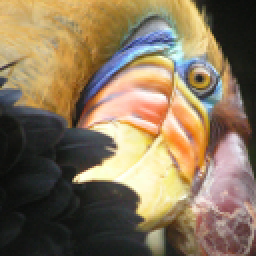
#> input picture ML/C3_W1/bird_small.png, 128 x 128 px, found by its file name (shown 2 times larger)
$ python W1_KMeans_Assignment.py
#> lines starting #> are read from the running program, lines starting #| are printed output that depends on the picture
### ML/C3_W1/utils.py
import numpy as np
import matplotlib.pyplot as plt
from matplotlib.colors import ListedColormap
from mpl_toolkits.mplot3d import Axes3D

def load_data():
    X = np.load("C3_W1/data/ex7_X.npy")
#> (reads ML/C3_W1/data/ex7_X.npy from the repository)
    return X

def draw_line(p1, p2, style="-k", linewidth=1):
    plt.plot([p1[0], p2[0]], [p1[1], p2[1]], style, linewidth=linewidth)

def plot_data_points(X, idx):
    # Define colormap to match Figure 1 in the notebook
    cmap = ListedColormap(["red", "green", "blue"])
    c = cmap(idx)

    # plots data points in X, coloring them so that those with the same
    # index assignments in idx have the same color
    plt.scatter(X[:, 0], X[:, 1], facecolors='none', edgecolors=c, linewidth=0.1, alpha=0.7)

def plot_progress_kMeans(X, centroids, previous_centroids, idx, K, i):
    # Plot the examples
    plot_data_points(X, idx)

    # Plot the centroids as black 'x's
    plt.scatter(centroids[:, 0], centroids[:, 1], marker='x', c='k', linewidths=3)

    # Plot history of the centroids with lines
    for j in range(centroids.shape[0]):
        draw_line(centroids[j, :], previous_centroids[j, :])

    plt.title("Iteration number %d" %i)


def plot_kMeans_RGB(X, centroids, idx, K):
    # Plot the colors and centroids in a 3D space
    fig = plt.figure(figsize=(16, 16))
    ax = fig.add_subplot(221, projection='3d')
    ax.scatter(*X.T*255, zdir='z', depthshade=False, s=.3, c=X)
    ax.scatter(*centroids.T*255, zdir='z', depthshade=False, s=500, c='red', marker='x', lw=3)
    ax.set_xlabel('R value - Redness')
    ax.set_ylabel('G value - Greenness')
    ax.set_zlabel('B value - Blueness')
    ax.yaxis.set_pane_color((0., 0., 0., .2))
    ax.set_title("Original colors and their color clusters' centroids")
    plt.show()


def show_centroid_colors(centroids):
    palette = np.expand_dims(centroids, axis=0)
    num = np.arange(0,len(centroids))
    plt.figure(figsize=(16, 16))
    plt.xticks(num)
    plt.yticks([])
    plt.imshow(palette)
    plt.show()

### ML/C3_W1/public_tests.py
import numpy as np

def compute_centroids_test(target):
    # With 3 centroids
    X = np.array([[-1, -1], [-1.5, -1.5], [-1.5, 1],
                  [-1, 1.5], [2.5, 1.5], [-1.1, -1.7], [-1.6, 1.2]])
    idx = np.array([1, 1, 1, 0, 0, 0, 2])
    K = 3
    centroids = target(X, idx, K)
    expected_centroids = np.array([[0.13333333,  0.43333333],
                                   [-1.33333333, -0.5      ],
                                   [-1.6,        1.2       ]])

    assert type(centroids) == np.ndarray, "Wrong type"
    assert centroids.shape == (K, X.shape[1]), f"Wrong shape. Expected: {centroids.shape} got: {(K, X.shape[1])}"
    assert np.allclose(centroids, expected_centroids), f"Wrong values. Expected: {expected_centroids}, got: {centroids}"

    X = np.array([[2, 2.5], [2.5, 2.5], [-1.5, -1.5],
                  [2, 2], [-1.5, -1], [-1, -1]])
    idx = np.array([0, 0, 1, 0, 1, 1])
    K = 2
    centroids = target(X, idx, K)
    expected_centroids = np.array([[[ 2.16666667,  2.33333333],
                                    [-1.33333333, -1.16666667]]])

    assert type(centroids) == np.ndarray, "Wrong type"
    assert centroids.shape == (K, X.shape[1]), f"Wrong shape. Expected: {(len(X),)} got: {idx.shape}"
    assert np.allclose(centroids, expected_centroids), f"Wrong values. Expected: {expected_centroids}, got: {centroids}"

    print("\033[92mAll tests passed!")

def find_closest_centroids_test(target):
    # With 2 centroids
    X = np.array([[-1, -1], [-1.5, -1.5], [-1.5, -1],
                  [2, 2],[2.5, 2.5],[2, 2.5]])
    initial_centroids = np.array([[-1, -1], [2, 2]])
    idx = target(X, initial_centroids)

    assert type(idx) == np.ndarray, "Wrong type"
    assert idx.shape == (len(X),), f"Wrong shape. Expected: {(len(X),)} got: {idx.shape}"
    assert np.allclose(idx, [0, 0, 0, 1, 1, 1]), "Wrong values"

    # With 3 centroids
    X = np.array([[-1, -1], [-1.5, -1.5], [-1.5, 1],
                  [-1, 1.5], [2.5, 1.5], [2, 2]])
    initial_centroids = np.array([[2.5, 2], [-1, -1], [-1.5, 1.]])
    idx = target(X, initial_centroids)

    assert type(idx) == np.ndarray, "Wrong type"
    assert idx.shape == (len(X),), f"Wrong shape. Expected: {(len(X),)} got: {idx.shape}"
    assert np.allclose(idx, [1, 1, 2, 2, 0, 0]), f"Wrong values. Expected {[2, 2, 0, 0, 1, 1]}, got: {idx}"

    # With 3 centroids
    X = np.array([[-1, -1], [-1.5, -1.5], [-1.5, 1],
                  [-1, 1.5], [2.5, 1.5], [-1.1, -1.7], [-1.6, 1.2]])
    initial_centroids = np.array([[2.5, 2], [-1, -1], [-1.5, 1.]])
    idx = target(X, initial_centroids)

    assert type(idx) == np.ndarray, "Wrong type"
    assert idx.shape == (len(X),), f"Wrong shape. Expected: {(len(X),)} got: {idx.shape}"
    assert np.allclose(idx, [1, 1, 2, 2, 0, 1, 2]), f"Wrong values. Expected {[2, 2, 0, 0, 1, 1]}, got: {idx}"

    print("\033[92mAll tests passed!")

### ML/C3_W1/W1_KMeans_Assignment.py
import numpy as np
import matplotlib.pyplot as plt
from utils import *


############### 1 - Implementing K-means ###################
"""
The K-means algorithm is a method to automatically cluster similar data points together.

Concretely, you are given a training set  {x(1),...,x(𝑚)}
 , and you want to group the data into a few cohesive “clusters”.
K-means is an iterative procedure that
Starts by guessing the initial centroids, and then
Refines this guess by
Repeatedly assigning examples to their closest centroids, and then
Recomputing the centroids based on the assignments.

In pseudocode, the K-means algorithm is as follows:

  # Initialize centroids
  # K is the number of clusters
  centroids = kMeans_init_centroids(X, K)

  for iter in range(iterations):
      # Cluster assignment step:
      # Assign each data point to the closest centroid.
      # idx[i] corresponds to the index of the centroid
      # assigned to example i
      idx = find_closest_centroids(X, centroids)

      # Move centroid step:
      # Compute means based on centroid assignments
      centroids = compute_centroids(X, idx, K)

The inner-loop of the algorithm repeatedly carries out two steps:
1. Assigning each training example  x(i) to its closest centroid, and
2. Recomputing the mean of each centroid using the points assigned to it.

The  K -means algorithm will always converge to some final set of means for the centroids.

However, the converged solution may not always be ideal and depends on the initial setting of the centroids.

    Therefore, in practice the K-means algorithm is usually run a few times with different random initializations.
    One way to choose between these different solutions from different random initializations is to choose the one with the lowest cost function value (distortion).

"""


###### 1.1 Finding closest centroids ######

# UNQ_C1
# GRADED FUNCTION: find_closest_centroids

def find_closest_centroids(X, centroids):
    """
    Computes the centroid memberships for every example

    Args:
        X (ndarray): (m, n) Input values
        centroids (ndarray): (K, n) centroids

    Returns:
        idx (array_like): (m,) closest centroid's index to each data point

    """

    # Set K
    K = centroids.shape[0]

    # You need to return the following variables correctly
    idx = np.zeros(X.shape[0], dtype=int)

    ### START CODE HERE ###

    m = X.shape[0] #no of points
    for i in range(m):
        l2_norm = np.linalg.norm(X[i]-centroids[0])
        ci = 0
        for j in range(K):
            temp = np.linalg.norm(X[i]-centroids[j])
            if temp < l2_norm:
                l2_norm = temp
                ci = j

        idx[i] = ci

     ### END CODE HERE ###

    return idx


# Load an example dataset that we will be using
X = load_data()

print("First five elements of X are:\n", X[:5])
print('The shape of X is:', X.shape)


# Select an initial set of centroids (3 Centroids)
initial_centroids = np.array([[3,3], [6,2], [8,5]])

# Find closest centroids using initial_centroids
idx = find_closest_centroids(X, initial_centroids)

# Print closest centroids for the first three elements
print("First three elements in idx are:", idx[:3])

# UNIT TEST
from public_tests import *

find_closest_centroids_test(find_closest_centroids)


###### 1.2 Computing centroid means ######

# UNQ_C2
# GRADED FUNCTION: compute_centroids

def compute_centroids(X, idx, K):
    """
    Returns the new centroids by computing the means of the
    data points assigned to each centroid.

    Args:
        X (ndarray):   (m, n) Data points
        idx (ndarray): (m,) Array containing index of closest centroid for each
                       example in X. Concretely, idx[i] contains the index of
                       the centroid closest to example i
        K (int):       number of centroids

    Returns:
        centroids (ndarray): (K, n) New centroids computed
    """
#> called with X = array of shape (300, 2), idx = array of shape (300,), K = 3

    # Useful variables
    m, n = X.shape

    # You need to return the following variables correctly
    centroids = np.zeros((K, n))

    ### START CODE HERE ###
    for i in range(K):
        pointsInCentroid_i = X[idx == i]
        centroids[i] = np.sum(pointsInCentroid_i, axis=0)/pointsInCentroid_i.shape[0]

    ### END CODE HERE ##

    return centroids


K = 3
centroids = compute_centroids(X, idx, K)

print("The centroids are:", centroids)

# UNIT TEST
compute_centroids_test(compute_centroids)


############### 2 - K-means on a sample dataset ###################

# You do not need to implement anything for this part

def run_kMeans(X, initial_centroids, max_iters=10, plot_progress=False):
    """
    Runs the K-Means algorithm on data matrix X, where each row of X
    is a single example
    """
#> called with X = array of shape (300, 2), initial_centroids = array of shape (3, 2), max_iters = 10, plot_progress = True

    # Initialize values
    m, n = X.shape
    K = initial_centroids.shape[0]
    centroids = initial_centroids
    previous_centroids = centroids
    idx = np.zeros(m)
    plt.figure(figsize=(8, 6))

    # Run K-Means
    for i in range(max_iters):

        #Output progress
        print("K-Means iteration %d/%d" % (i, max_iters-1))

        # For each example in X, assign it to the closest centroid
        idx = find_closest_centroids(X, centroids)

        # Optionally plot progress
        if plot_progress:
            plot_progress_kMeans(X, centroids, previous_centroids, idx, K, i)
            previous_centroids = centroids

        # Given the memberships, compute new centroids
        centroids = compute_centroids(X, idx, K)
    plt.show()
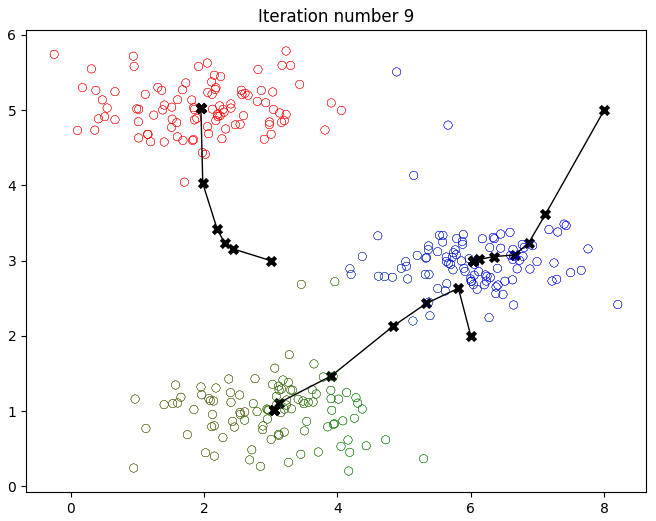
#> figure drawn by matplotlib, 1 panel
    return centroids, idx


# Load an example dataset
X = load_data()

# Set initial centroids
initial_centroids = np.array([[3,3],[6,2],[8,5]])

# Number of iterations
max_iters = 10

# Run K-Means
centroids, idx = run_kMeans(X, initial_centroids, max_iters, plot_progress=True)


################ 3 - Random initialization ###################
"""
The initial assignments of centroids for the example dataset was designed so that you will see the same figure as in Figure 1. In practice, a good strategy for initializing the centroids is to select random examples from the training set.

In this part of the exercise, you should understand how the function kMeans_init_centroids is implemented.

    The code first randomly shuffles the indices of the examples (using np.random.permutation()).
    Then, it selects the first $K$ examples based on the random permutation of the indices.
    This allows the examples to be selected at random without the risk of selecting the same example twice.

"""

def kMeans_init_centroids(X, K):
    """
    This function initializes K centroids that are to be
    used in K-Means on the dataset X

    Args:
        X (ndarray): Data points
        K (int):     number of centroids/clusters

    Returns:
        centroids (ndarray): Initialized centroids
    """

    # Randomly reorder the indices of examples
    randidx = np.random.permutation(X.shape[0])

    # Take the first K examples as centroids
    centroids = X[randidx[:K]]

    return centroids


"""You can run K-Means again but this time with random initial centroids.
Run the cell below several times and observe how different clusters are created based on the initial points chosen. """
# Run this cell repeatedly to see different outcomes.

# Set number of centroids and max number of iterations
K = 3
max_iters = 10

# Set initial centroids by picking random examples from the dataset
initial_centroids = kMeans_init_centroids(X, K)

# Run K-Means
centroids, idx = run_kMeans(X, initial_centroids, max_iters, plot_progress=True)
#> call 2 of run_kMeans, with X = array of shape (300, 2), initial_centroids = array of shape (3, 2), max_iters = 10, plot_progress = True
#> in run_kMeans (call 2), `plt.show()`:
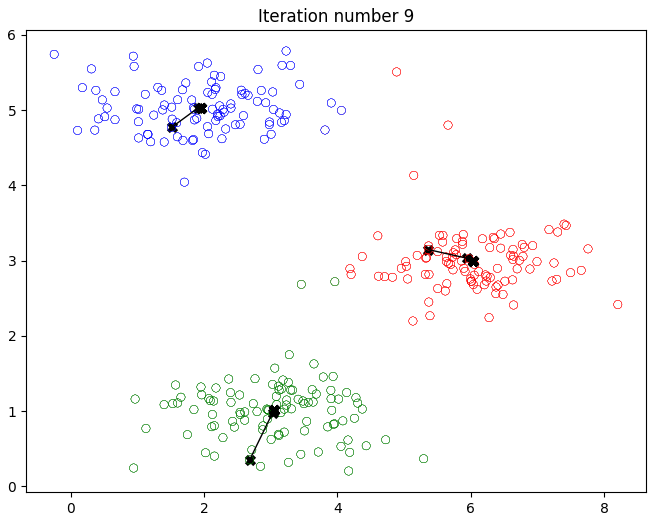
#> figure drawn by matplotlib, 1 panel


################ 4 - Image compression with K-means ###################
"""
In this exercise, you will apply K-means to image compression.

    In a straightforward 24-bit color representation of an image, each pixel is represented as three 8-bit unsigned integers (ranging from 0 to 255) that specify the red, green and blue intensity values. This encoding is often refered to as the RGB encoding.

    Our image contains thousands of colors, and in this part of the exercise, you will reduce the number of colors to 16 colors.

    By making this reduction, it is possible to represent (compress) the photo in an efficient way.

    Specifically, you only need to store the RGB values of the 16 selected colors, and for each pixel in the image you now need to only store the index of the color at that location (where only 4 bits are necessary to represent 16 possibilities).


In this part, you will use the K-means algorithm to select the 16 colors that will be used to represent the compressed image.

    Concretely, you will treat every pixel in the original image as a data example and use the K-means algorithm to find the 16 colors that best group (cluster) the pixels in the 3- dimensional RGB space.
    Once you have computed the cluster centroids on the image, you will then use the 16 colors to replace the pixels in the original image.

"""


###### 4.1 Dataset ######

# Load an image of a bird
original_img = plt.imread('C3_W1/bird_small.png')
#> original_img is the input picture: shape (128, 128, 3) float32; mean R, G, B 0.531, 0.46, 0.358

# Visualizing the image
plt.imshow(original_img)
plt.show()

# Check the dimension of the variable
print("Shape of original_img is:", original_img.shape)
#| Shape of original_img is: (128, 128, 3)

"""
As you can see, this creates a three-dimensional matrix original_img where

    the first two indices identify a pixel position, and
    the third index represents red, green, or blue.

For example, original_img[50, 33, 2] gives the blue intensity of the pixel at row 50 and column 33.
"""


### Processing data ###
"""
To call the run_kMeans, you need to first transform the matrix original_img into a two-dimensional matrix.

The code below reshapes the matrix original_img to create an  𝑚x3 matrix of pixel colors (where  𝑚=16384=128x128)

Note: If you'll try this exercise later on a JPG file, you first need to divide the pixel values by 255 so it will be in the range 0 to 1.
This is not necessary for PNG files (e.g. bird_small.png) because it is already loaded in the required range (as mentioned in the plt.imread() documentation).
We commented a line below for this so you can just uncomment it later in case you want to try a different file.
"""

# Divide by 255 so that all values are in the range 0 - 1 (not needed for PNG files)
# original_img = original_img / 255

# Reshape the image into an m x 3 matrix where m = number of pixels
# (in this case m = 128 x 128 = 16384)
# Each row will contain the Red, Green and Blue pixel values
# This gives us our dataset matrix X_img that we will use K-Means on.

X_img = np.reshape(original_img, (original_img.shape[0] * original_img.shape[1], 3))
print("Shape of X_img is:", X_img.shape)
#| Shape of X_img is: (16384, 3)


###### 4.2 K-Means on image pixels ######
"""Now, run the cell below to run K-Means on the pre-processed image."""

# Run your K-Means algorithm on this data
# You should try different values of K and max_iters here
K = 16
max_iters = 10

# Using the function you have implemented above.
initial_centroids = kMeans_init_centroids(X_img, K)
#> in kMeans_init_centroids (call 2), `centroids = X[randidx[:K]]`: centroids = 16 rows, first 8: [0.204, 0.196, 0.2], [0.882, 0.561, 0.318], [0.878, 0.796, 0.702], [0.929, 0.882, 0.663], [0.455, 0.463, 0.412], [0.949, 0.69, 0.286], [0.839, 0.71, 0.447], [0.753, 0.596, 0.322]
#> initial_centroids has the same summary as centroids in kMeans_init_centroids

# Run K-Means - this can take a couple of minutes depending on K and max_iters
centroids, idx = run_kMeans(X_img, initial_centroids, max_iters)
#> in run_kMeans (call 3), `previous_centroids = centroids`: previous_centroids has the same summary as centroids in kMeans_init_centroids
#> centroids = 16 rows, first 8: [0.261, 0.247, 0.25], [0.838, 0.559, 0.243], [0.788, 0.765, 0.787], [0.979, 0.939, 0.797], [0.458, 0.404, 0.393], [0.915, 0.706, 0.416], [0.777, 0.685, 0.554], [0.637, 0.469, 0.222]; idx = 16384 values, max 15 at index 92, min 0 at index 485, mean 7.73


print("Shape of idx:", idx.shape)
#| Shape of idx: (16384,)
print("Closest centroid for the first five elements:", idx[:5])
#| Closest centroid for the first five elements: [5 5 5 5 5]


"""
The code below will plot all the colors found in the original image.
As mentioned earlier, the color of each pixel is represented by RGB values so the plot should have 3 axes -- R, G, and B.
You'll notice a lot of dots below representing thousands of colors in the original image.
The red markers represent the centroids after running K-means. These will be the 16 colors that you will use to compress the image.
"""
# Plot the colors of the image and mark the centroids
plot_kMeans_RGB(X_img, centroids, idx, K)
#> in plot_kMeans_RGB, `plt.show()`:
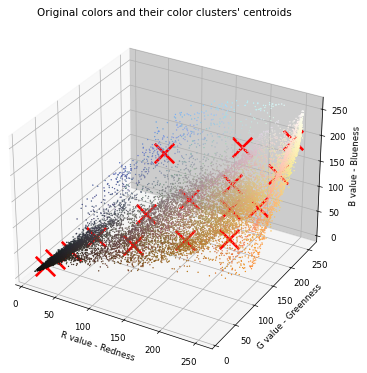
#> figure drawn by matplotlib, 1 panel


# Visualize the 16 colors selected
show_centroid_colors(centroids)
#> in show_centroid_colors, `palette = np.expand_dims(centroids, axis=0)`: palette has the same summary as centroids outside show_centroid_colors
#> in show_centroid_colors, `num = np.arange(0,len(centroids))`: num = [0, 1, 2, 3, 4, 5, 6, 7, 8, 9, 10, 11, 12, 13, 14, 15]
#> in show_centroid_colors, `plt.show()`:
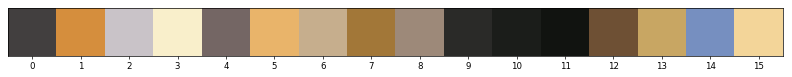
#> figure drawn by matplotlib, 1 panel


###### 4.3 Compress the image ######
"""
After finding the top  K=16 colors to represent the image, you can now assign each pixel position to its closest centroid using the find_closest_centroids function.

This allows you to represent the original image using the centroid assignments of each pixel.

Notice that you have significantly reduced the number of bits that are required to describe the image.

    The original image required 24 bits (i.e. 8 bits x 3 channels in RGB encoding) for each one of the  128x128 pixel locations,
    resulting in total size of  128x128x24=393,216 bits.

    The new representation requires some overhead storage in form of a dictionary of 16 colors, each of which require 24 bits,
    but the image itself then only requires 4 bits per pixel location.

    The final number of bits used is therefore  16x24+128x128x4=65,920 bits, which corresponds to compressing the original image by about a factor of 6.
"""

# Find the closest centroid of each pixel
idx = find_closest_centroids(X_img, centroids)
#> idx = 16384 values, max 15 at index 92, min 0 at index 97, mean 7.73

# Replace each pixel with the color of the closest centroid
X_recovered = centroids[idx, :]

# Reshape image into proper dimensions
X_recovered = np.reshape(X_recovered, original_img.shape)
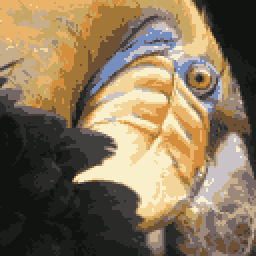
#> X_recovered: shape (128, 128, 3) float64 (shown 2 times larger); mean R, G, B 0.531, 0.459, 0.355


"""
Finally, you can view the effects of the compression by reconstructing the image based only on the centroid assignments.

    Specifically, you replaced each pixel with the value of the centroid assigned to it.

    Figure 3 shows a sample reconstruction. Even though the resulting image retains most of the characteristics
    of the original, you will also see some compression artifacts because of the fewer colors used.
"""
# Display original image
fig, ax = plt.subplots(1,2, figsize=(16,16))
plt.axis('off')

ax[0].imshow(original_img)
ax[0].set_title('Original')
ax[0].set_axis_off()


# Display compressed image
ax[1].imshow(X_recovered)
ax[1].set_title('Compressed with %d colours'%K)
ax[1].set_axis_off()
plt.show()
